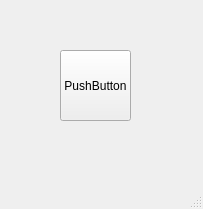
<?xml version="1.0" encoding="UTF-8"?>
<ui version="4.0">
 <class>MainWindow</class>
 <widget class="QMainWindow" name="MainWindow">
  <property name="geometry">
   <rect>
    <x>0</x>
    <y>0</y>
    <width>203</width>
    <height>209</height>
   </rect>
  </property>
  <property name="windowTitle">
   <string>MainWindow</string>
  </property>
  <widget class="QWidget" name="centralwidget">
   <widget class="QPushButton" name="pushButton">
    <property name="geometry">
     <rect>
      <x>60</x>
      <y>50</y>
      <width>71</width>
      <height>71</height>
     </rect>
    </property>
    <property name="text">
     <string>PushButton</string>
    </property>
   </widget>
  </widget>
  <widget class="QMenuBar" name="menubar">
   <property name="geometry">
    <rect>
     <x>0</x>
     <y>0</y>
     <width>203</width>
     <height>21</height>
    </rect>
   </property>
  </widget>
  <widget class="QStatusBar" name="statusbar"/>
 </widget>
 <resources/>
 <connections/>
</ui>
